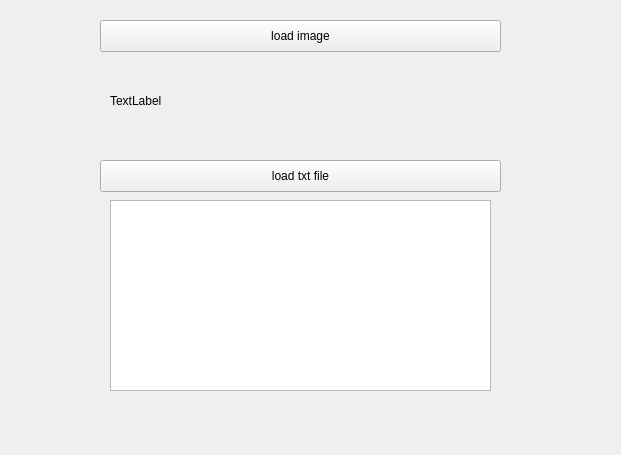
<?xml version="1.0" encoding="UTF-8"?>
<ui version="4.0">
 <class>Form</class>
 <widget class="QWidget" name="Form">
  <property name="geometry">
   <rect>
    <x>0</x>
    <y>0</y>
    <width>621</width>
    <height>455</height>
   </rect>
  </property>
  <property name="windowTitle">
   <string>Form</string>
  </property>
  <widget class="QPushButton" name="pushButton">
   <property name="geometry">
    <rect>
     <x>100</x>
     <y>20</y>
     <width>401</width>
     <height>32</height>
    </rect>
   </property>
   <property name="text">
    <string>load image</string>
   </property>
  </widget>
  <widget class="QPushButton" name="pushButton_2">
   <property name="geometry">
    <rect>
     <x>100</x>
     <y>160</y>
     <width>401</width>
     <height>32</height>
    </rect>
   </property>
   <property name="text">
    <string>load txt file</string>
   </property>
  </widget>
  <widget class="QLabel" name="label">
   <property name="geometry">
    <rect>
     <x>110</x>
     <y>60</y>
     <width>381</width>
     <height>81</height>
    </rect>
   </property>
   <property name="text">
    <string>TextLabel</string>
   </property>
  </widget>
  <widget class="QTextEdit" name="textEdit">
   <property name="geometry">
    <rect>
     <x>110</x>
     <y>200</y>
     <width>381</width>
     <height>191</height>
    </rect>
   </property>
  </widget>
 </widget>
 <resources/>
 <connections/>
</ui>
